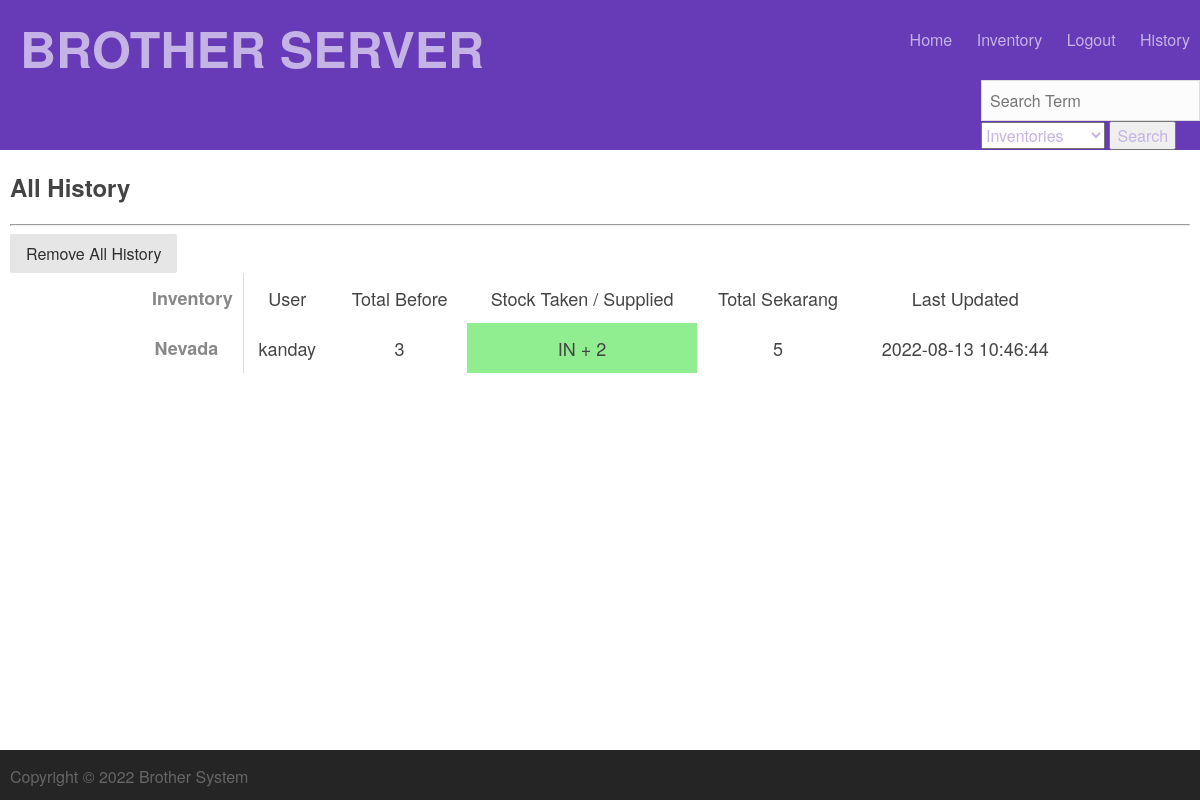
The page /history (signed in) on the database as committed earlier.
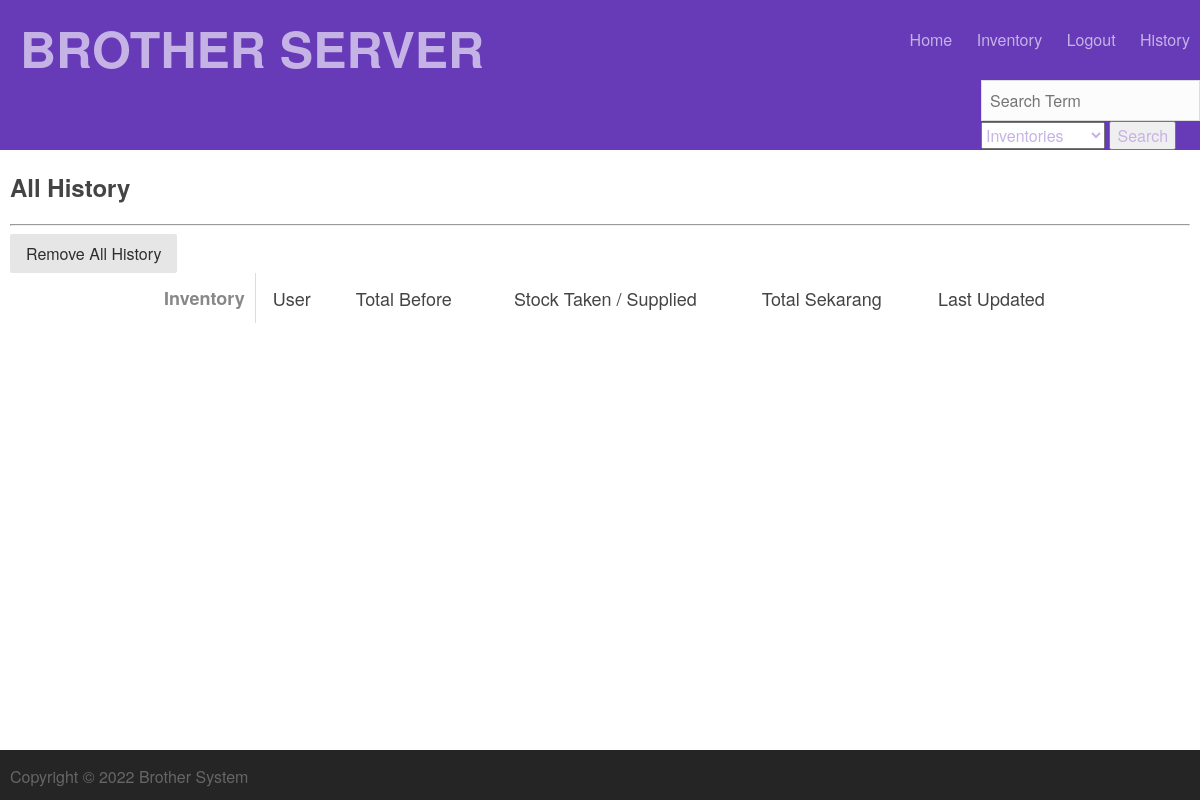
The same page on the database as committed later.
### tables this page shows
CREATE TABLE History(
            history_id INTEGER PRIMARY KEY AUTOINCREMENT,
            user_id INTEGER REFERENCES Users(user_id) NOT NULL,
            inventory_id INTEGER REFERENCES Inventory(inventory_id) NOT NULL,
            stock_before INTEGER,
            stock_after INTEGER,
            stock_taken_supplied INTEGER,
            lastviewed DATE NOT NULL
        );

CREATE TABLE Inventory(
            inventory_id INTEGER PRIMARY KEY AUTOINCREMENT,
            inventoryname TEXT,
            quantity INT,
            description TEXT);

CREATE TABLE Users(
            user_id INTEGER PRIMARY KEY AUTOINCREMENT,
            username TEXT,
            password TEXT,
            admin INTEGER DEFAULT 0);

### run.py (the view)
@app.route('/history')
def list_history():
    if ('logged_in' not in session or not session['logged_in']):
        return redirect(url_for('login'))
    page['title'] = 'History'
    history = None
    history = myDatabase.select_all_history()
    if history == None:
        history = []
    print(history)
    return render_template("listitems/listhistory.html",
                            session=session,
                            page=page,
                            user=user_details,
                            history=history)

### database.py (called while the page is built)
    def execute(self, sql_string):
        out = None
        for string in sql_string.split(";"):
            try:
                out = self.cur.execute(string)
            except sqlite3.DatabaseError as e:
                print("database error:{}".format(e))
                pass
        return out

    def select_all_history(self):
        sql_query = """
            SELECT his.history_id, inv.inventoryname, user.username, his.stock_before, his.stock_after, his.stock_taken_supplied, his.lastviewed
            FROM (Inventory inv JOIN History his USING(inventory_id)) JOIN USERS user USING(user_id)
            ORDER BY his.history_id DESC
        """
        result = []
        self.execute(sql_query)
        cols = [a[0] for a in self.cur.description]
        returning = self.cur.fetchall()
        for row in returning:
            result.append({a:b for a,b in zip(cols, row)})
        return result

### templates/listitems/listhistory.html
{% include 'top.html' %}
<div class="content">
  <div class="container details">
    <h2 class="title">All History</h2>
    <hr />
    {% if session.logged_in %}
    <a class="pure-button" href="{{ url_for('remove_all_history')}}">Remove All History</a>
    {% endif %}
    <div>
      <table class="styled">
        <thead>
          <tr>
            <td>Inventory</td>
            <td>User</td>
            <td>Total Before</td>
            <td>Stock Taken / Supplied</td>
            <td>Total Sekarang</td>
            <td>Last Updated</td>
          </tr>
        </thead>
        <tbody>
            {% for instance in history %}
            <tr>
              <td style="text-align: center">{{ instance.inventoryname }}</td>
              <td>{{ instance.username }}</td>
              <td>{{ instance.stock_before }}</td>
              {% if instance.stock_taken_supplied < 0 %}
              <td bgcolor="lightcoral" class="clickable-tr" data-href="{{ url_for('single_history', history_id=instance.history_id)}}">OUT {{ instance.stock_taken_supplied }}</td>
              {% else %}
              <td bgcolor="lightgreen" class="clickable-tr" data-href="{{ url_for('single_history', history_id=instance.history_id)}}">IN + {{ instance.stock_taken_supplied }}</td>
              {% endif %}
              <td>{{ instance.stock_after }}</td>
              <td>{{ instance.lastviewed }}</td>
            </tr>
            {% endfor %}
          </tbody>
      </table>
    </div>
  </div>
</div>
{% include 'bottom.html'%}

### templates/top.html (shortened to what this page needs)
<!DOCTYPE html>
<html>
    <head>
        <link rel="stylesheet" type="text/css" href="{{ url_for('static', filename='css/pure.css') }}">
        <link rel="stylesheet" type="text/css" href="{{ url_for('static', filename='css/grid.css') }}">
        <link rel="stylesheet" type="text/css" href="{{ url_for('static', filename='css/main.css') }}">
    </head>
    <body>
        <div class="body-container">
            <header class="page-header">
                <div class="container">
                    <div class="title">
                        <a href="/"><span class="inner"></span></a>
                    </div>
                    <ul class="page-nav">
                    {% if session.logged_in %}
                        <li><a href="{{ url_for('home') }}"> <span style="text-transform:capitalize">Home</span> </a></li>
                        <li><a href="{{ url_for('list_inventories') }}"> <span style="text-transform:capitalize">Inventory</span> </a></li>
                        <li><a href="{{ url_for('logout') }}"> <span style="text-transform:capitalize">Logout</span> </a></li>
                        {% if user.admin == 1 %}
                        <li><a href="{{ url_for('list_history') }}"> <span style="text-transform:capitalize">History</span> </a></li>
                        {% endif %}
                    {% endif %}
                    </ul>
                </div>
                {% if session.logged_in %}
                    <div style="float:right">
                        <form name="searchform" class="Search" method="POST" action="" onsubmit="getsearchtarget()" >
                            <input type="text" name="searchterm" placeholder="Search Term" autofocus required>
                            <br/>
                            <select id="searchtarget" name="searchtarget">
                                <option value="{{ url_for('search_inventories' ) }}">Inventories</option>
                            </select>
                            <button type="submit">Search</button>
                        </form>
                    </div>
                {% endif %}
            </header>

### templates/bottom.html (shortened to what this page needs)
    </div>
    <footer class="page-footer">
        <div class="container">
            <div class="pure-g">
                <div class="pure-u-1 pure-u-md-1-2">
                    <ul>
                        <li><span>Copyright &copy; 2022 Brother System</span></li>
                    </ul>
                </div>
            </div>
        </div>
    </footer>
</body>
</html>

### static/css/pure.css (style rules this page uses)
html { font-family: sans-serif; -ms-text-size-adjust: 100%; -webkit-text-size-adjust: 100%; }
body { margin: 0; }
article, aside, details, figcaption, figure, footer, header, hgroup, main, menu, nav, section, summary { display: block; }
a { background-color: transparent; }
hr { box-sizing: content-box; height: 0; }
button, input, optgroup, select, textarea { color: inherit; font: inherit; margin: 0; }
button { overflow: visible; }
button, select { text-transform: none; }
button, html input[type="button"], input[type="reset"], input[type="submit"] { -webkit-appearance: button; cursor: pointer; }
input { line-height: normal; }
table { border-collapse: collapse; border-spacing: 0; }
td, th { padding: 0; }
.pure-g { letter-spacing: -0.31em; *letter-spacing: normal; *word-spacing: -0.43em; text-rendering: optimizespeed; font-family: FreeSans, Arimo, "Droid Sans", Helvetica, Arial, sans-serif; display: -webkit-flex; -webkit-flex-flow: row wrap; display: -ms-flexbox; -ms-flex-flow: row wrap; -ms-align-content: flex-start; -webkit-align-content: flex-start; align-content: flex-start; }
.pure-g [class *= "pure-u"] { font-family: sans-serif; }
.pure-u-1, .pure-u-1-1, .pure-u-1-2, .pure-u-1-3, .pure-u-2-3, .pure-u-1-4, .pure-u-3-4, .pure-u-1-5, .pure-u-2-5, .pure-u-3-5, .pure-u-4-5, .pure-u-5-5, .pure-u-1-6, .pure-u-5-6, .pure-u-1-8, .pure-u-3-8, .pure-u-5-8, .pure-u-7-8, .pure-u-1-12, .pure-u-5-12, .pure-u-7-12, .pure-u-11-12, .pure-u-1-24, .pure-u-2-24, .pure-u-3-24, .pure-u-4-24, .pure-u-5-24, .pure-u-6-24, .pure-u-7-24, .pure-u-8-24, .pure-u-9-24, .pure-u-10-24, .pure-u-11-24, .pure-u-12-24, .pure-u-13-24, .pure-u-14-24, .pure-u-15-24, .pure-u-16-24, .pure-u-17-24, .pure-u-18-24, .pure-u-19-24, .pure-u-20-24, .pure-u-21-24, .pure-u-22-24, .pure-u-23-24, .pure-u-24-24 { display: inline-block; *display: inline; zoom: 1; letter-spacing: normal; word-spacing: normal; vertical-align: top; text-rendering: auto; }
.pure-u-1, .pure-u-1-1, .pure-u-5-5, .pure-u-24-24 { width: 100%; }
.pure-button { display: inline-block; zoom: 1; line-height: normal; white-space: nowrap; vertical-align: middle; text-align: center; cursor: pointer; -webkit-user-drag: none; -webkit-user-select: none; -moz-user-select: none; -ms-user-select: none; user-select: none; -webkit-box-sizing: border-box; -moz-box-sizing: border-box; box-sizing: border-box; }
.pure-button { font-family: inherit; font-size: 100%; padding: 0.5em 1em; color: #444; color: rgba(0, 0, 0, 0.80); border: 1px solid #999; border: none rgba(0, 0, 0, 0); background-color: #E6E6E6; text-decoration: none; border-radius: 2px; }

### static/css/grid.css (style rules this page uses)
@media screen and (min-width: 48em) { .pure-u-md-1, .pure-u-md-1-1, .pure-u-md-1-2, .pure-u-md-1-3, .pure-u-md-2-3, .pure-u-md-1-4, .pure-u-md-3-4, .pure-u-md-1-5, .pure-u-md-2-5, .pure-u-md-3-5, .pure-u-md-4-5, .pure-u-md-5-5, .pure-u-md-1-6, .pure-u-md-5-6, .pure-u-md-1-8, .pure-u-md-3-8, .pure-u-md-5-8, .pure-u-md-7-8, .pure-u-md-1-12, .pure-u-md-5-12, .pure-u-md-7-12, .pure-u-md-11-12, .pure-u-md-1-24, .pure-u-md-2-24, .pure-u-md-3-24, .pure-u-md-4-24, .pure-u-md-5-24, .pure-u-md-6-24, .pure-u-md-7-24, .pure-u-md-8-24, .pure-u-md-9-24, .pure-u-md-10-24, .pure-u-md-11-24, .pure-u-md-12-24, .pure-u-md-13-24, .pure-u-md-14-24, .pure-u-md-15-24, .pure-u-md-16-24, .pure-u-md-17-24, .pure-u-md-18-24, .pure-u-md-19-24, .pure-u-md-20-24, .pure-u-md-21-24, .pure-u-md-22-24, .pure-u-md-23-24, .pure-u-md-24-24 { display: inline-block; *display: inline; zoom: 1; letter-spacing: normal; word-spacing: normal; vertical-align: top; text-rendering: auto; } }
@media screen and (min-width: 48em) { .pure-u-md-1-2, .pure-u-md-12-24 { width: 50%; *width: 49.9690%; } }

Rows that differ between the two databases and show on the page:
removed History: inventoryname "Nevada", username "kanday", stock_before "3", stock_taken_supplied "2", stock_after "5", lastviewed "2022-08-13 10:46:44"
